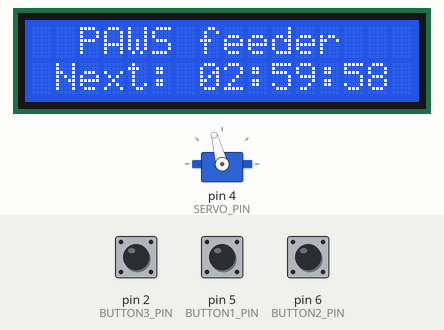
Recording of a sketch running on a simulated Arduino Uno, built with avr-gcc and run on an emulated ATmega328P. Parts: 16×2 character LCD, servo. The inputs (shaded band) are chosen by the test bench; at power-on: pin 2 (BUTTON3_PIN) HIGH, pin 5 (BUTTON1_PIN) HIGH, pin 6 (BUTTON2_PIN) HIGH. The local clock reads 2024-03-15 10:24:30 at power-on unless the sketch sets it.

Above: at 2.8 s.
2.9 s: pin 2 (BUTTON3_PIN) pulled LOW for 0.15 s
At 5.1 s:
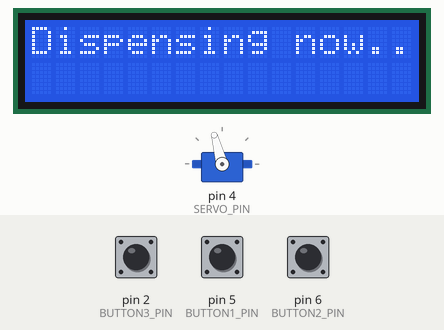
6.0 s: pin 5 (BUTTON1_PIN) pulled LOW for 0.15 s
At 6.5 s:
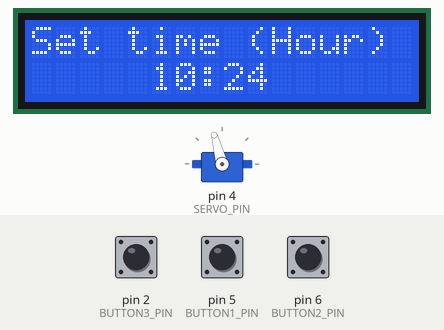
7.6 s: pin 6 (BUTTON2_PIN) pulled LOW for 0.15 s
At 8.9 s:
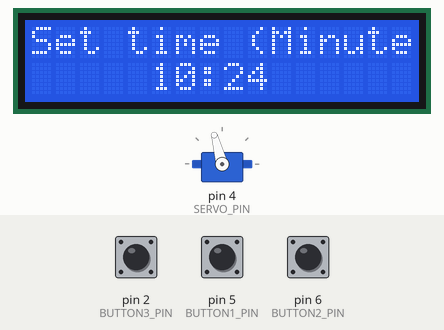
9.2 s: pin 5 (BUTTON1_PIN) pulled LOW for 1 s
At 10.1 s:
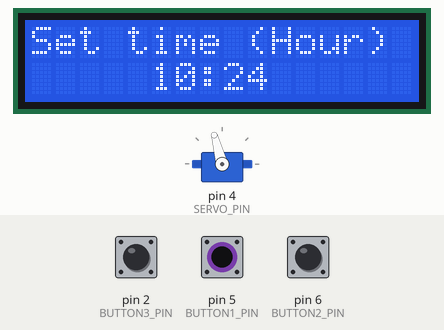
11.7 s: pin 6 (BUTTON2_PIN) pulled LOW for 1 s
At 13.4 s:
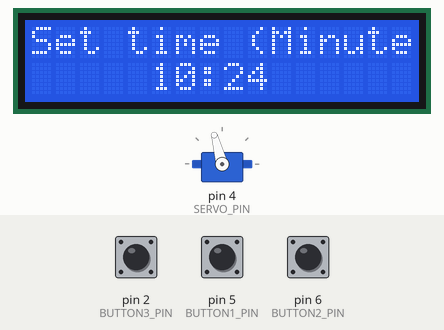
15.7 s: pin 5 (BUTTON1_PIN) pulled LOW for 0.15 s
At 16.3 s:
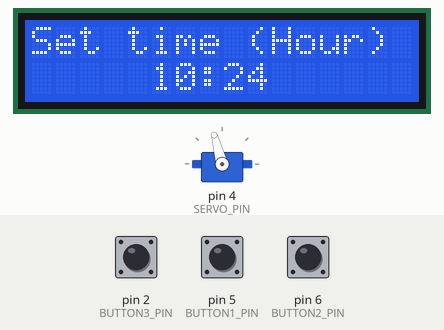
Timing chart, 0 to 18.7 s (numbered marks = the images above; inputs shaded):
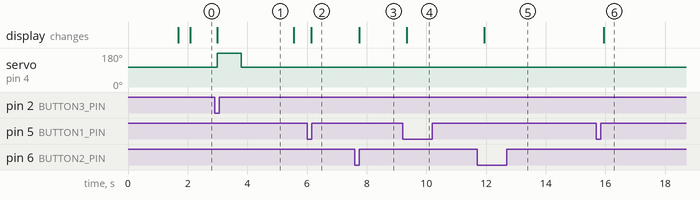

The sketch:

Automatic-Cat-Feeder.ino
```cpp
/*
  PAWS FEEDER - Automatic Feeder
  ---------------------------------------------------
  - Button 1 (D5): Set HOUR   -> 1 click = +1 hr, DOUBLE click = Confirm/Save
  - Button 2 (D6): Set MINUTE -> 1 click = +1 min, DOUBLE click = Confirm/Save
  - Button 3 (D2): Manual Feed -> Immediate dispense
  - 16x2 I2C LCD with centered text
  - Real-time countdown on default screen (HH:MM:SS)
  - SG90 Servo: 105° (Tilted upward at rest) to 180° (Dispensing)
  - DS1302 RTC module for timekeeping

  WIRING RECAP:
  - Button 1 (Hour): D5 to GND (Diagonally opposite legs)
  - Button 2 (Minute): D6 to GND (Diagonally opposite legs)
  - Button 3 (Manual Feed): D2 to GND (Diagonally opposite legs)
  - NO 5V WIRES CONNECTED TO ANY BUTTONS!
  - LCD I2C: SDA -> A4, SCL -> A5
  - RTC: DAT -> D7, CLK -> D8, RST -> D9
  - Servo: Signal -> D4
*/

#include <Wire.h>
#include <LiquidCrystal_I2C.h>
#include <ThreeWire.h>
#include <RtcDS1302.h>
#include <Servo.h>

#define SERVO_PIN   4
#define BUTTON1_PIN 5   // Hour set (D5)
#define BUTTON2_PIN 6   // Minute set (D6)
#define BUTTON3_PIN 2   // Manual feed (D2)

LiquidCrystal_I2C lcd(0x27, 16, 2);
const int LCD_COLS = 16;

ThreeWire myWire(7, 8, 9); // DAT = D7, CLK = D8, RST = D9
RtcDS1302<ThreeWire> Rtc(myWire);

Servo feederServo;
const int SERVO_CLOSED_POS = 105;  // Tilted upward at rest
const int SERVO_OPEN_POS   = 180;  // Open position dispensing
const int FEED_OPEN_TIME_MS = 800;

const uint32_t FEED_INTERVAL_SECONDS = 10800; // 3 hours
uint32_t lastFeedEpoch = 0;

enum ScreenState { SCREEN_DEFAULT, SCREEN_SET_HOUR, SCREEN_SET_MINUTE, SCREEN_DISPENSING };
ScreenState screen = SCREEN_DEFAULT;

int setHour = 0;
int setMinute = 0;

unsigned long lastLcdUpdate = 0;
const unsigned long LCD_UPDATE_MS = 200;

unsigned long lastBtn1Click = 0;
unsigned long lastBtn2Click = 0;
const unsigned long DOUBLE_CLICK_WINDOW = 400;

void setup() {
  Serial.begin(9600);

  pinMode(BUTTON1_PIN, INPUT_PULLUP);
  pinMode(BUTTON2_PIN, INPUT_PULLUP);
  pinMode(BUTTON3_PIN, INPUT_PULLUP);

  Wire.begin();
  lcd.init();
  lcd.backlight();
  printCentered(0, "PAWS feeder");
  printCentered(1, "Starting...");

  Rtc.Begin();
  if (!Rtc.IsDateTimeValid()) {
    RtcDateTime defaultTime = RtcDateTime(__DATE__, __TIME__);
    Rtc.SetDateTime(defaultTime);
  }
  if (Rtc.GetIsWriteProtected()) Rtc.SetIsWriteProtected(false);
  if (!Rtc.GetIsRunning()) Rtc.SetIsRunning(true);

  RtcDateTime now = Rtc.GetDateTime();
  lastFeedEpoch = now.Epoch32Time();

  feederServo.attach(SERVO_PIN);
  feederServo.write(SERVO_CLOSED_POS);
  delay(500);
  feederServo.detach();

  delay(1000);
  lcd.clear();
}

void loop() {
  handleButtons();
  checkAutoFeed();

  if (millis() - lastLcdUpdate >= LCD_UPDATE_MS) {
    lastLcdUpdate = millis();
    redrawScreen();
  }
}

void handleButtons() {
  static bool prevB1 = HIGH, prevB2 = HIGH, prevB3 = HIGH;
  bool currB1 = digitalRead(BUTTON1_PIN);
  bool currB2 = digitalRead(BUTTON2_PIN);
  bool currB3 = digitalRead(BUTTON3_PIN);

  // --- Button 1 (Hour Set - D5) ---
  if (prevB1 == HIGH && currB1 == LOW) {
    delay(40); // Debounce
    unsigned long now = millis();
    if (screen == SCREEN_SET_HOUR && (now - lastBtn1Click < DOUBLE_CLICK_WINDOW)) {
      saveSetTimeToRtc();
      screen = SCREEN_DEFAULT;
    } else {
      if (screen != SCREEN_SET_HOUR) {
        enterSetMode(SCREEN_SET_HOUR);
      } else {
        setHour = (setHour + 1) % 24;
      }
      lastBtn1Click = now;
    }
  }

  if (prevB2 == HIGH && currB2 == LOW) {
    delay(40); // Debounce
    unsigned long now = millis();
    if (screen == SCREEN_SET_MINUTE && (now - lastBtn2Click < DOUBLE_CLICK_WINDOW)) {
      saveSetTimeToRtc();
      screen = SCREEN_DEFAULT;
    } else {
      if (screen != SCREEN_SET_MINUTE) {
        enterSetMode(SCREEN_SET_MINUTE);
      } else {
        setMinute = (setMinute + 1) % 60;
      }
      lastBtn2Click = now;
    }
  }


  if (prevB3 == HIGH && currB3 == LOW) {
    delay(40); // Debounce
    if (screen == SCREEN_DEFAULT) {
      feedNow();
    }
  }

  prevB1 = currB1;
  prevB2 = currB2;
  prevB3 = currB3;
}

void enterSetMode(ScreenState which) {
  RtcDateTime now = Rtc.GetDateTime();
  setHour = now.Hour();
  setMinute = now.Minute();
  screen = which;
}

void saveSetTimeToRtc() {
  RtcDateTime current = Rtc.GetDateTime();
  RtcDateTime updated(current.Year(), current.Month(), current.Day(), setHour, setMinute, 0);
  Rtc.SetDateTime(updated);
  lastFeedEpoch = updated.Epoch32Time(); // Reset 3-hour timer benchmark
}


void checkAutoFeed() {
  if (screen != SCREEN_DEFAULT) return;

  RtcDateTime now = Rtc.GetDateTime();
  uint32_t currentEpoch = now.Epoch32Time();

  if (currentEpoch - lastFeedEpoch >= FEED_INTERVAL_SECONDS) {
    feedNow();
  }
}

void feedNow() {
  screen = SCREEN_DISPENSING;
  redrawScreen();

  feederServo.attach(SERVO_PIN);
  feederServo.write(SERVO_OPEN_POS);
  delay(FEED_OPEN_TIME_MS);
  feederServo.write(SERVO_CLOSED_POS);
  delay(500);
  feederServo.detach();

  RtcDateTime now = Rtc.GetDateTime();
  lastFeedEpoch = now.Epoch32Time();

  delay(1200);
  screen = SCREEN_DEFAULT;
}

void redrawScreen() {
  switch (screen) {
    case SCREEN_DEFAULT:    drawDefaultScreen();   break;
    case SCREEN_SET_HOUR:   drawSetScreen("Set time (Hour)");   break;
    case SCREEN_SET_MINUTE: drawSetScreen("Set time (Minute)"); break;
    case SCREEN_DISPENSING: drawDispensingScreen(); break;
  }
}

void drawDefaultScreen() {
  RtcDateTime now = Rtc.GetDateTime();
  uint32_t currentEpoch = now.Epoch32Time();

  uint32_t remainingSeconds = 0;
  if (currentEpoch - lastFeedEpoch < FEED_INTERVAL_SECONDS) {
    remainingSeconds = FEED_INTERVAL_SECONDS - (currentEpoch - lastFeedEpoch);
  }

  int hrs = remainingSeconds / 3600;
  int mins = (remainingSeconds % 3600) / 60;
  int secs = remainingSeconds % 60;

  char line2[17];
  snprintf(line2, sizeof(line2), "Next: %02d:%02d:%02d", hrs, mins, secs);

  printCentered(0, "PAWS feeder");
  printCentered(1, line2);
}

void drawSetScreen(const char* title) {
  char line2[17];
  snprintf(line2, sizeof(line2), "%02d:%02d", setHour, setMinute);

  printCentered(0, title);
  printCentered(1, line2);
}

void drawDispensingScreen() {
  printCentered(0, "Dispensing now...");
  printCentered(1, "");
}

void printCentered(int row, const char* text) {
  int len = strlen(text);
  if (len > LCD_COLS) len = LCD_COLS;
  int padLeft = (LCD_COLS - len) / 2;

  lcd.setCursor(0, row);
  for (int i = 0; i < LCD_COLS; i++) lcd.print(' ');

  lcd.setCursor(padLeft, row);
  lcd.print(text);
}
```

Measured:
- after the input at 2.9 s, servo on pin 4 (SERVO_PIN): 105° → 180° after 0.09 s, → 105° 0.80 s later; the display: changes after 0.09 s (image 1)
- after the input at 6.0 s, the display: changes after 0.14 s (image 2)
- after the input at 7.6 s, the display: changes after 0.14 s (image 3)
- after the input at 9.2 s, the display: changes after 0.14 s (image 4)
- after the input at 11.7 s, the display: changes after 0.25 s (image 5)
- after the input at 15.7 s, the display: changes after 0.24 s (image 6)
